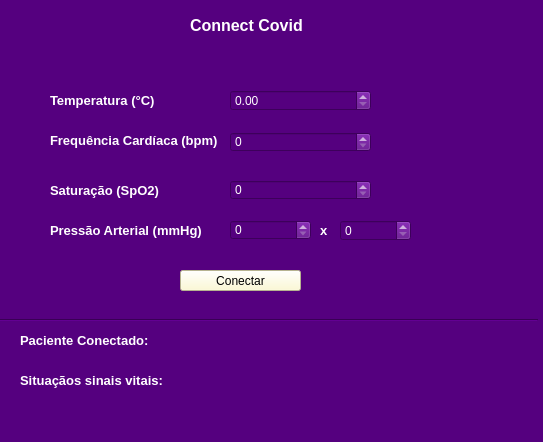
<?xml version="1.0" encoding="UTF-8"?>
<ui version="4.0">
 <class>MainWindow</class>
 <widget class="QMainWindow" name="MainWindow">
  <property name="geometry">
   <rect>
    <x>0</x>
    <y>0</y>
    <width>543</width>
    <height>442</height>
   </rect>
  </property>
  <property name="windowTitle">
   <string>MainWindow</string>
  </property>
  <property name="styleSheet">
   <string notr="true">
background-color: rgb(85, 0, 127);</string>
  </property>
  <widget class="QWidget" name="centralwidget">
   <widget class="QPushButton" name="botao">
    <property name="geometry">
     <rect>
      <x>180</x>
      <y>270</y>
      <width>121</width>
      <height>21</height>
     </rect>
    </property>
    <property name="styleSheet">
     <string notr="true">color:rgb(0, 0, 0);


background-color: rgb(255, 251, 202);</string>
    </property>
    <property name="text">
     <string>Conectar</string>
    </property>
   </widget>
   <widget class="QLabel" name="label">
    <property name="geometry">
     <rect>
      <x>20</x>
      <y>330</y>
      <width>141</width>
      <height>21</height>
     </rect>
    </property>
    <property name="font">
     <font>
      <pointsize>10</pointsize>
      <weight>75</weight>
      <bold>true</bold>
     </font>
    </property>
    <property name="styleSheet">
     <string notr="true">color: rgb(255, 255, 255);</string>
    </property>
    <property name="text">
     <string>Paciente Conectado:</string>
    </property>
   </widget>
   <widget class="QLabel" name="label_2">
    <property name="geometry">
     <rect>
      <x>20</x>
      <y>370</y>
      <width>151</width>
      <height>21</height>
     </rect>
    </property>
    <property name="font">
     <font>
      <pointsize>10</pointsize>
      <weight>75</weight>
      <bold>true</bold>
     </font>
    </property>
    <property name="styleSheet">
     <string notr="true">color: rgb(255, 255, 255);</string>
    </property>
    <property name="text">
     <string>Situaçãos sinais vitais:</string>
    </property>
   </widget>
   <widget class="Line" name="line">
    <property name="geometry">
     <rect>
      <x>-3</x>
      <y>310</y>
      <width>541</width>
      <height>20</height>
     </rect>
    </property>
    <property name="orientation">
     <enum>Qt::Horizontal</enum>
    </property>
   </widget>
   <widget class="QLabel" name="label_temp">
    <property name="geometry">
     <rect>
      <x>50</x>
      <y>90</y>
      <width>131</width>
      <height>20</height>
     </rect>
    </property>
    <property name="font">
     <font>
      <pointsize>10</pointsize>
      <weight>75</weight>
      <bold>true</bold>
     </font>
    </property>
    <property name="styleSheet">
     <string notr="true">color: rgb(255, 255, 255);</string>
    </property>
    <property name="text">
     <string>Temperatura (°C)</string>
    </property>
   </widget>
   <widget class="QLabel" name="label_satu">
    <property name="geometry">
     <rect>
      <x>50</x>
      <y>180</y>
      <width>161</width>
      <height>20</height>
     </rect>
    </property>
    <property name="font">
     <font>
      <pointsize>10</pointsize>
      <weight>75</weight>
      <bold>true</bold>
     </font>
    </property>
    <property name="styleSheet">
     <string notr="true">color: rgb(255, 255, 255);</string>
    </property>
    <property name="text">
     <string>Saturação (SpO2)</string>
    </property>
   </widget>
   <widget class="QLabel" name="label_freq">
    <property name="geometry">
     <rect>
      <x>50</x>
      <y>130</y>
      <width>171</width>
      <height>20</height>
     </rect>
    </property>
    <property name="font">
     <font>
      <pointsize>10</pointsize>
      <weight>75</weight>
      <bold>true</bold>
     </font>
    </property>
    <property name="styleSheet">
     <string notr="true">color: rgb(255, 255, 255);</string>
    </property>
    <property name="text">
     <string>Frequência Cardíaca (bpm)</string>
    </property>
   </widget>
   <widget class="QLabel" name="label_press">
    <property name="geometry">
     <rect>
      <x>50</x>
      <y>220</y>
      <width>171</width>
      <height>20</height>
     </rect>
    </property>
    <property name="font">
     <font>
      <pointsize>10</pointsize>
      <weight>75</weight>
      <bold>true</bold>
     </font>
    </property>
    <property name="styleSheet">
     <string notr="true">color: rgb(255, 255, 255);</string>
    </property>
    <property name="text">
     <string>Pressão Arterial (mmHg)</string>
    </property>
   </widget>
   <widget class="QDoubleSpinBox" name="doubleSpinBox_temp">
    <property name="geometry">
     <rect>
      <x>230</x>
      <y>90</y>
      <width>141</width>
      <height>21</height>
     </rect>
    </property>
    <property name="styleSheet">
     <string notr="true">color: rgb(255, 255, 255);</string>
    </property>
    <property name="maximum">
     <double>180.990000000000009</double>
    </property>
   </widget>
   <widget class="QSpinBox" name="spinBox_freq">
    <property name="geometry">
     <rect>
      <x>230</x>
      <y>132</y>
      <width>141</width>
      <height>20</height>
     </rect>
    </property>
    <property name="styleSheet">
     <string notr="true">color: rgb(255, 255, 255);</string>
    </property>
    <property name="maximum">
     <number>180</number>
    </property>
   </widget>
   <widget class="QLabel" name="label_titulo">
    <property name="geometry">
     <rect>
      <x>190</x>
      <y>10</y>
      <width>181</width>
      <height>31</height>
     </rect>
    </property>
    <property name="font">
     <font>
      <pointsize>12</pointsize>
      <weight>75</weight>
      <bold>true</bold>
     </font>
    </property>
    <property name="styleSheet">
     <string notr="true">color: rgb(255, 255, 255);</string>
    </property>
    <property name="text">
     <string>Connect Covid</string>
    </property>
   </widget>
   <widget class="QSpinBox" name="spinBox_saturacao">
    <property name="geometry">
     <rect>
      <x>230</x>
      <y>180</y>
      <width>141</width>
      <height>20</height>
     </rect>
    </property>
    <property name="styleSheet">
     <string notr="true">color: rgb(255, 255, 255);</string>
    </property>
    <property name="maximum">
     <number>100</number>
    </property>
   </widget>
   <widget class="QSpinBox" name="spinBox_pressao1">
    <property name="geometry">
     <rect>
      <x>230</x>
      <y>220</y>
      <width>81</width>
      <height>20</height>
     </rect>
    </property>
    <property name="styleSheet">
     <string notr="true">color: rgb(255, 255, 255);</string>
    </property>
    <property name="maximum">
     <number>200</number>
    </property>
   </widget>
   <widget class="QSpinBox" name="spinBox_pressao2">
    <property name="geometry">
     <rect>
      <x>340</x>
      <y>220</y>
      <width>71</width>
      <height>21</height>
     </rect>
    </property>
    <property name="styleSheet">
     <string notr="true">color: rgb(255, 255, 255);</string>
    </property>
   </widget>
   <widget class="QLabel" name="label_3">
    <property name="geometry">
     <rect>
      <x>320</x>
      <y>220</y>
      <width>20</width>
      <height>20</height>
     </rect>
    </property>
    <property name="font">
     <font>
      <pointsize>10</pointsize>
      <weight>75</weight>
      <bold>true</bold>
     </font>
    </property>
    <property name="styleSheet">
     <string notr="true">color: rgb(255, 255, 255);</string>
    </property>
    <property name="text">
     <string>x</string>
    </property>
   </widget>
   <widget class="QLabel" name="label_nomePaciente">
    <property name="geometry">
     <rect>
      <x>160</x>
      <y>330</y>
      <width>251</width>
      <height>20</height>
     </rect>
    </property>
    <property name="font">
     <font>
      <pointsize>10</pointsize>
      <weight>75</weight>
      <bold>true</bold>
     </font>
    </property>
    <property name="styleSheet">
     <string notr="true">background-color: rgb(85, 0, 127);</string>
    </property>
    <property name="text">
     <string/>
    </property>
   </widget>
   <widget class="QLabel" name="label_sinaisVitais">
    <property name="geometry">
     <rect>
      <x>170</x>
      <y>370</y>
      <width>251</width>
      <height>16</height>
     </rect>
    </property>
    <property name="font">
     <font>
      <pointsize>10</pointsize>
      <weight>75</weight>
      <bold>true</bold>
     </font>
    </property>
    <property name="styleSheet">
     <string notr="true">color: rgb(255, 255, 255);</string>
    </property>
    <property name="text">
     <string/>
    </property>
   </widget>
  </widget>
  <widget class="QMenuBar" name="menubar">
   <property name="geometry">
    <rect>
     <x>0</x>
     <y>0</y>
     <width>543</width>
     <height>21</height>
    </rect>
   </property>
  </widget>
  <widget class="QStatusBar" name="statusbar"/>
 </widget>
 <resources/>
 <connections/>
</ui>
